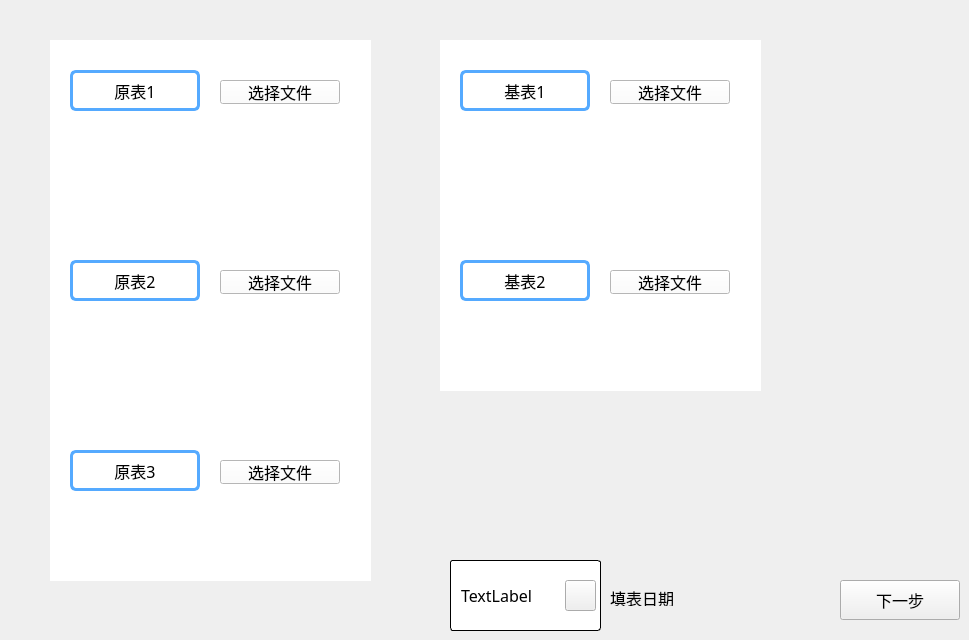
   <widget class="QWidget" name="tab">
    <attribute name="title">
     <string>文件上传</string>
    </attribute>
    <widget class="QWidget" name="widget" native="true">
     <property name="geometry">
      <rect>
       <x>50</x>
       <y>40</y>
       <width>321</width>
       <height>191</height>
      </rect>
     </property>
     <property name="styleSheet">
      <string notr="true">background-color: rgb(255, 255, 255);</string>
     </property>
     <widget class="QLabel" name="label_2">
      <property name="geometry">
       <rect>
        <x>20</x>
        <y>30</y>
        <width>130</width>
        <height>41</height>
       </rect>
      </property>
      <property name="font">
       <font>
        <family>黑体</family>
        <pointsize>12</pointsize>
        <weight>50</weight>
        <italic>false</italic>
        <bold>false</bold>
       </font>
      </property>
      <property name="styleSheet">
       <string notr="true">border:3px solid rgb(85, 170, 255);
font: 12pt &quot;黑体&quot;;
border-radius:6px</string>
      </property>
      <property name="text">
       <string>原表1</string>
      </property>
      <property name="alignment">
       <set>Qt::AlignCenter</set>
      </property>
     </widget>
     <widget class="QPushButton" name="pushButton">
      <property name="geometry">
       <rect>
        <x>170</x>
        <y>40</y>
        <width>120</width>
        <height>24</height>
       </rect>
      </property>
      <property name="font">
       <font>
        <family>黑体</family>
        <pointsize>12</pointsize>
       </font>
      </property>
      <property name="text">
       <string>选择文件</string>
      </property>
      <property name="icon">
       <iconset>
        <normalon>:/images/file.jpg</normalon>
       </iconset>
      </property>
     </widget>
     <widget class="QLabel" name="label_6">
      <property name="geometry">
       <rect>
        <x>20</x>
        <y>80</y>
        <width>270</width>
        <height>50</height>
       </rect>
      </property>
      <property name="font">
       <font>
        <family>黑体</family>
        <pointsize>12</pointsize>
       </font>
      </property>
      <property name="text">
       <string/>
      </property>
      <property name="alignment">
       <set>Qt::AlignLeading|Qt::AlignLeft|Qt::AlignVCenter</set>
      </property>
     </widget>
    </widget>
    <widget class="QWidget" name="widget_2" native="true">
     <property name="geometry">
      <rect>
       <x>50</x>
       <y>230</y>
       <width>321</width>
       <height>191</height>
      </rect>
     </property>
     <property name="styleSheet">
      <string notr="true">background-color: rgb(255, 255, 255);</string>
     </property>
     <widget class="QLabel" name="label_7">
      <property name="geometry">
       <rect>
        <x>20</x>
        <y>30</y>
        <width>130</width>
        <height>41</height>
       </rect>
      </property>
      <property name="font">
       <font>
        <family>黑体</family>
        <pointsize>12</pointsize>
        <weight>50</weight>
        <italic>false</italic>
        <bold>false</bold>
       </font>
      </property>
      <property name="styleSheet">
       <string notr="true">border:3px solid rgb(85, 170, 255);
font: 12pt &quot;黑体&quot;;
border-radius:6px</string>
      </property>
      <property name="text">
       <string>原表2</string>
      </property>
      <property name="alignment">
       <set>Qt::AlignCenter</set>
      </property>
     </widget>
     <widget class="QPushButton" name="pushButton_2">
      <property name="geometry">
       <rect>
        <x>170</x>
        <y>40</y>
        <width>120</width>
        <height>24</height>
       </rect>
      </property>
      <property name="font">
       <font>
        <family>黑体</family>
        <pointsize>12</pointsize>
       </font>
      </property>
      <property name="text">
       <string>选择文件</string>
      </property>
      <property name="icon">
       <iconset resource="apprcc.qrc">
        <normaloff>:/images/file.jpg</normaloff>:/images/file.jpg</iconset>
      </property>
     </widget>
     <widget class="QLabel" name="label_8">
      <property name="geometry">
       <rect>
        <x>20</x>
        <y>80</y>
        <width>270</width>
        <height>50</height>
       </rect>
      </property>
      <property name="font">
       <font>
        <family>黑体</family>
        <pointsize>12</pointsize>
       </font>
      </property>
      <property name="text">
       <string/>
      </property>
      <property name="alignment">
       <set>Qt::AlignCenter</set>
      </property>
     </widget>
    </widget>
    <widget class="QWidget" name="widget_3" native="true">
     <property name="geometry">
      <rect>
       <x>50</x>
       <y>420</y>
       <width>321</width>
       <height>161</height>
      </rect>
     </property>
     <property name="styleSheet">
      <string notr="true">background-color: rgb(255, 255, 255);</string>
     </property>
     <widget class="QLabel" name="label_9">
      <property name="geometry">
       <rect>
        <x>20</x>
        <y>30</y>
        <width>130</width>
        <height>41</height>
       </rect>
      </property>
      <property name="font">
       <font>
        <family>黑体</family>
        <pointsize>12</pointsize>
        <weight>50</weight>
        <italic>false</italic>
        <bold>false</bold>
       </font>
      </property>
      <property name="styleSheet">
       <string notr="true">border:3px solid rgb(85, 170, 255);
font: 12pt &quot;黑体&quot;;
border-radius:6px</string>
      </property>
      <property name="text">
       <string>原表3</string>
      </property>
      <property name="alignment">
       <set>Qt::AlignCenter</set>
      </property>
     </widget>
     <widget class="QPushButton" name="pushButton_3">
      <property name="geometry">
       <rect>
        <x>170</x>
        <y>40</y>
        <width>120</width>
        <height>24</height>
       </rect>
      </property>
      <property name="font">
       <font>
        <family>黑体</family>
        <pointsize>12</pointsize>
       </font>
      </property>
      <property name="text">
       <string>选择文件</string>
      </property>
      <property name="icon">
       <iconset resource="apprcc.qrc">
        <normaloff>:/images/file.jpg</normaloff>:/images/file.jpg</iconset>
      </property>
     </widget>
     <widget class="QLabel" name="label_10">
      <property name="geometry">
       <rect>
        <x>20</x>
        <y>80</y>
        <width>270</width>
        <height>50</height>
       </rect>
      </property>
      <property name="font">
       <font>
        <family>黑体</family>
        <pointsize>12</pointsize>
       </font>
      </property>
      <property name="text">
       <string/>
      </property>
      <property name="alignment">
       <set>Qt::AlignCenter</set>
      </property>
     </widget>
    </widget>
    <widget class="QWidget" name="widget_4" native="true">
     <property name="geometry">
      <rect>
       <x>440</x>
       <y>40</y>
       <width>321</width>
       <height>191</height>
      </rect>
     </property>
     <property name="styleSheet">
      <string notr="true">background-color: rgb(255, 255, 255);</string>
     </property>
     <widget class="QLabel" name="label_11">
      <property name="geometry">
       <rect>
        <x>20</x>
        <y>30</y>
        <width>130</width>
        <height>41</height>
       </rect>
      </property>
      <property name="font">
       <font>
        <family>黑体</family>
        <pointsize>12</pointsize>
        <weight>50</weight>
        <italic>false</italic>
        <bold>false</bold>
       </font>
      </property>
      <property name="styleSheet">
       <string notr="true">border:3px solid rgb(85, 170, 255);
font: 12pt &quot;黑体&quot;;
border-radius:6px</string>
      </property>
      <property name="text">
       <string>基表1</string>
      </property>
      <property name="alignment">
       <set>Qt::AlignCenter</set>
      </property>
     </widget>
     <widget class="QPushButton" name="pushButton_4">
      <property name="geometry">
       <rect>
        <x>170</x>
        <y>40</y>
        <width>120</width>
        <height>24</height>
       </rect>
      </property>
      <property name="font">
       <font>
        <family>黑体</family>
        <pointsize>12</pointsize>
       </font>
      </property>
      <property name="text">
       <string>选择文件</string>
      </property>
      <property name="icon">
       <iconset resource="apprcc.qrc">
        <normaloff>:/images/file.jpg</normaloff>:/images/file.jpg</iconset>
      </property>
     </widget>
     <widget class="QLabel" name="label_12">
      <property name="geometry">
       <rect>
        <x>20</x>
        <y>80</y>
        <width>270</width>
        <height>50</height>
       </rect>
      </property>
      <property name="font">
       <font>
        <family>黑体</family>
        <pointsize>12</pointsize>
       </font>
      </property>
      <property name="text">
       <string/>
      </property>
      <property name="alignment">
       <set>Qt::AlignCenter</set>
      </property>
     </widget>
    </widget>
    <widget class="QWidget" name="widget_5" native="true">
     <property name="geometry">
      <rect>
       <x>440</x>
       <y>230</y>
       <width>321</width>
       <height>161</height>
      </rect>
     </property>
     <property name="styleSheet">
      <string notr="true">background-color: rgb(255, 255, 255);</string>
     </property>
     <widget class="QLabel" name="label_13">
      <property name="geometry">
       <rect>
        <x>20</x>
        <y>30</y>
        <width>130</width>
        <height>41</height>
       </rect>
      </property>
      <property name="font">
       <font>
        <family>黑体</family>
        <pointsize>12</pointsize>
        <weight>50</weight>
        <italic>false</italic>
        <bold>false</bold>
       </font>
      </property>
      <property name="styleSheet">
       <string notr="true">border:3px solid rgb(85, 170, 255);
font: 12pt &quot;黑体&quot;;
border-radius:6px</string>
      </property>
      <property name="text">
       <string>基表2</string>
      </property>
      <property name="alignment">
       <set>Qt::AlignCenter</set>
      </property>
     </widget>
     <widget class="QPushButton" name="pushButton_5">
      <property name="geometry">
       <rect>
        <x>170</x>
        <y>40</y>
        <width>120</width>
        <height>24</height>
       </rect>
      </property>
      <property name="font">
       <font>
        <family>黑体</family>
        <pointsize>12</pointsize>
       </font>
      </property>
      <property name="text">
       <string>选择文件</string>
      </property>
      <property name="icon">
       <iconset resource="apprcc.qrc">
        <normaloff>:/images/file.jpg</normaloff>:/images/file.jpg</iconset>
      </property>
     </widget>
     <widget class="QLabel" name="label_14">
      <property name="geometry">
       <rect>
        <x>20</x>
        <y>80</y>
        <width>270</width>
        <height>50</height>
       </rect>
      </property>
      <property name="font">
       <font>
        <family>黑体</family>
        <pointsize>12</pointsize>
       </font>
      </property>
      <property name="text">
       <string/>
      </property>
      <property name="alignment">
       <set>Qt::AlignCenter</set>
      </property>
     </widget>
    </widget>
    <widget class="QLabel" name="label_16">
     <property name="geometry">
      <rect>
       <x>450</x>
       <y>560</y>
       <width>151</width>
       <height>71</height>
      </rect>
     </property>
     <property name="font">
      <font>
       <family>黑体</family>
       <pointsize>12</pointsize>
      </font>
     </property>
     <property name="styleSheet">
      <string notr="true">border:1px solid;
border-radius:3px;
background-color: rgb(255, 255, 255);</string>
     </property>
     <property name="text">
      <string>TextLabel</string>
     </property>
     <property name="textFormat">
      <enum>Qt::PlainText</enum>
     </property>
     <property name="alignment">
      <set>Qt::AlignLeading|Qt::AlignLeft|Qt::AlignVCenter</set>
     </property>
     <property name="margin">
      <number>0</number>
     </property>
     <property name="indent">
      <number>10</number>
     </property>
    </widget>
    <widget class="QPushButton" name="pushButton_6">
     <property name="geometry">
      <rect>
       <x>565</x>
       <y>580</y>
       <width>31</width>
       <height>31</height>
      </rect>
     </property>
     <property name="styleSheet">
      <string notr="true">background-image: url(:/images/R-C.jpg);</string>
     </property>
     <property name="text">
      <string/>
     </property>
     <property name="icon">
      <iconset resource="apprcc.qrc">
       <normaloff>:/images/R-C.jpg</normaloff>:/images/R-C.jpg</iconset>
     </property>
    </widget>
    <widget class="QLabel" name="label_17">
     <property name="geometry">
      <rect>
       <x>610</x>
       <y>590</y>
       <width>71</width>
       <height>16</height>
      </rect>
     </property>
     <property name="font">
      <font>
       <family>黑体</family>
       <pointsize>12</pointsize>
      </font>
     </property>
     <property name="text">
      <string>填表日期</string>
     </property>
    </widget>
    <widget class="QPushButton" name="pushButton_8">
     <property name="geometry">
      <rect>
       <x>840</x>
       <y>580</y>
       <width>120</width>
       <height>40</height>
      </rect>
     </property>
     <property name="font">
      <font>
       <family>黑体</family>
       <pointsize>12</pointsize>
      </font>
     </property>
     <property name="text">
      <string>下一步</string>
     </property>
    </widget>
    <zorder>widget</zorder>
    <zorder>widget_2</zorder>
    <zorder>widget_3</zorder>
    <zorder>widget_4</zorder>
    <zorder>widget_5</zorder>
    <zorder>label_16</zorder>
    <zorder>label_17</zorder>
    <zorder>pushButton_6</zorder>
    <zorder>pushButton_8</zorder>
   </widget>
